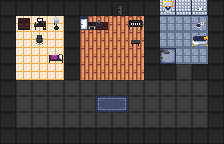

The image is a tile-based game level rendered from a .tmx file. Its description and complete source (layers, tilesets, objects, tile grids) follow:
An orthogonal 14x9 tile map with 16x16 px tiles, 2 tile layers (Tile Layer 1, Tile Layer 2).

<map version="1.2" tiledversion="1.3.1" orientation="orthogonal" renderorder="right-down" compressionlevel="0" width="14" height="9" tilewidth="16" tileheight="16" infinite="0" nextlayerid="3" nextobjectid="1">
 <tileset firstgid="1" source="minitileset.tsx" />
 <layer id="1" name="Tile Layer 1" width="14" height="9">
  <data encoding="csv">
11,11,11,11,11,11,11,11,11,11,17,17,17,11,
11,49,49,49,11,50,50,50,50,11,27,27,27,11,
11,49,49,49,11,50,50,50,50,11,27,27,27,11,
11,49,49,49,11,50,50,50,50,11,7,27,27,11,
11,49,49,49,11,50,50,50,50,11,11,39,11,11,
11,39,39,39,39,39,39,39,39,39,39,39,39,11,
11,39,39,39,39,39,22,23,39,39,39,39,39,11,
11,39,39,39,39,39,39,39,39,39,39,39,39,11,
11,11,11,11,11,11,11,11,11,11,11,11,11,11
</data>
 </layer>
 <layer id="2" name="Tile Layer 2" width="14" height="9">
  <data encoding="csv">
5,5,5,5,5,5,5,12,5,5,18,6,26,5,
5,43,35,56,6,45,46,5,48,5,5,0,28,5,
5,0,37,5,6,0,5,5,31,5,0,0,19,5,
5,0,0,42,0,0,0,0,5,5,10,0,0,5,
0,0,0,5,0,0,0,0,5,5,5,0,5,5,
0,0,0,6,0,0,0,0,5,0,0,0,5,5,
0,0,0,0,0,0,5,5,5,5,5,5,5,5,
0,0,0,0,0,0,0,0,0,0,0,5,5,5,
0,0,0,0,0,0,0,0,0,0,0,0,5,5
</data>
 </layer>
</map>